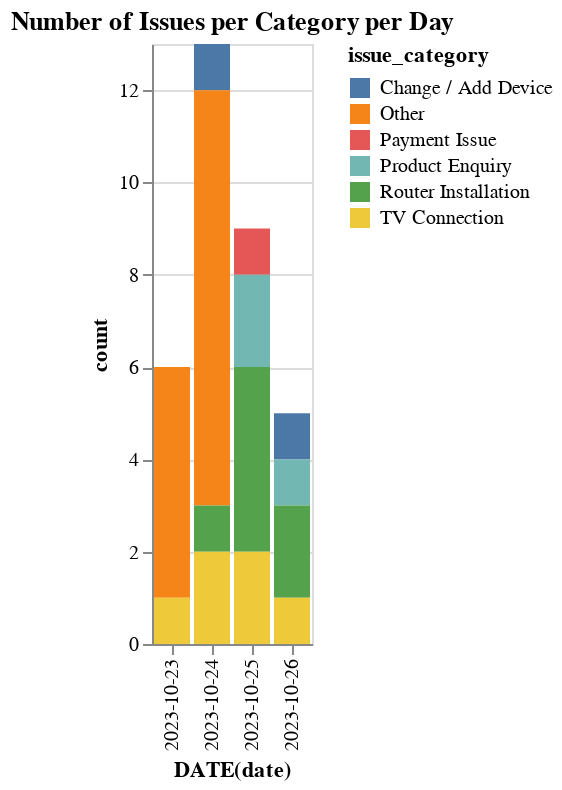

The notebook cell this image was saved under:
### Markdown cell above
#### Altair

### Code cell
import altair as alt

alt.Chart(df).mark_bar().encode(
    x='DATE(date):O',
    y='count:Q',
    color='issue_category:N',
).properties(
    title='Number of Issues per Category per Day'
).interactive()

### Figure 1 — Vega-Lite specification as saved in the notebook (floating-point values rounded to 4 significant figures)
{"config": {"view": {"continuousWidth": 300, "continuousHeight": 300}}, "data": {"name": "data-ec2171a779f40a14a96b8913b20067d5"}, "mark": {"type": "bar"}, "encoding": {"color": {"field": "issue_category", "type": "nominal"}, "x": {"field": "DATE(date)", "type": "ordinal"}, "y": {"field": "count", "type": "quantitative"}}, "params": [{"name": "param_1", "select": {"type": "interval", "encodings": ["x", "y"]}, "bind": "scales"}], "title": "Number of Issues per Category per Day", "$schema": "https://vega.github.io/schema/vega-lite/v5.15.1.json", "datasets": {"data-ec2171a779f40a14a96b8913b20067d5": [{"DATE(date)": "2023-10-23", "issue_category": "Other", "count": 5}, {"DATE(date)": "2023-10-23", "issue_category": "TV Connection", "count": 1}, {"DATE(date)": "2023-10-24", "issue_category": "Change / Add Device", "count": 1}, {"DATE(date)": "2023-10-24", "issue_category": "Other", "count": 9}, {"DATE(date)": "2023-10-24", "issue_category": "Router Installation", "count": 1}, {"DATE(date)": "2023-10-24", "issue_category": "TV Connection", "count": 2}, {"DATE(date)": "2023-10-25", "issue_category": "Payment Issue", "count": 1}, {"DATE(date)": "2023-10-25", "issue_category": "Product Enquiry", "count": 2}, {"DATE(date)": "2023-10-25", "issue_category": "Router Installation", "count": 4}, {"DATE(date)": "2023-10-25", "issue_category": "TV Connection", "count": 2}, {"DATE(date)": "2023-10-26", "issue_category": "Change / Add Device", "count": 1}, {"DATE(date)": "2023-10-26", "issue_category": "Product Enquiry", "count": 1}, {"DATE(date)": "2023-10-26", "issue_category": "Router Installation", "count": 2}, {"DATE(date)": "2023-10-26", "issue_category": "TV Connection", "count": 1}]}}
